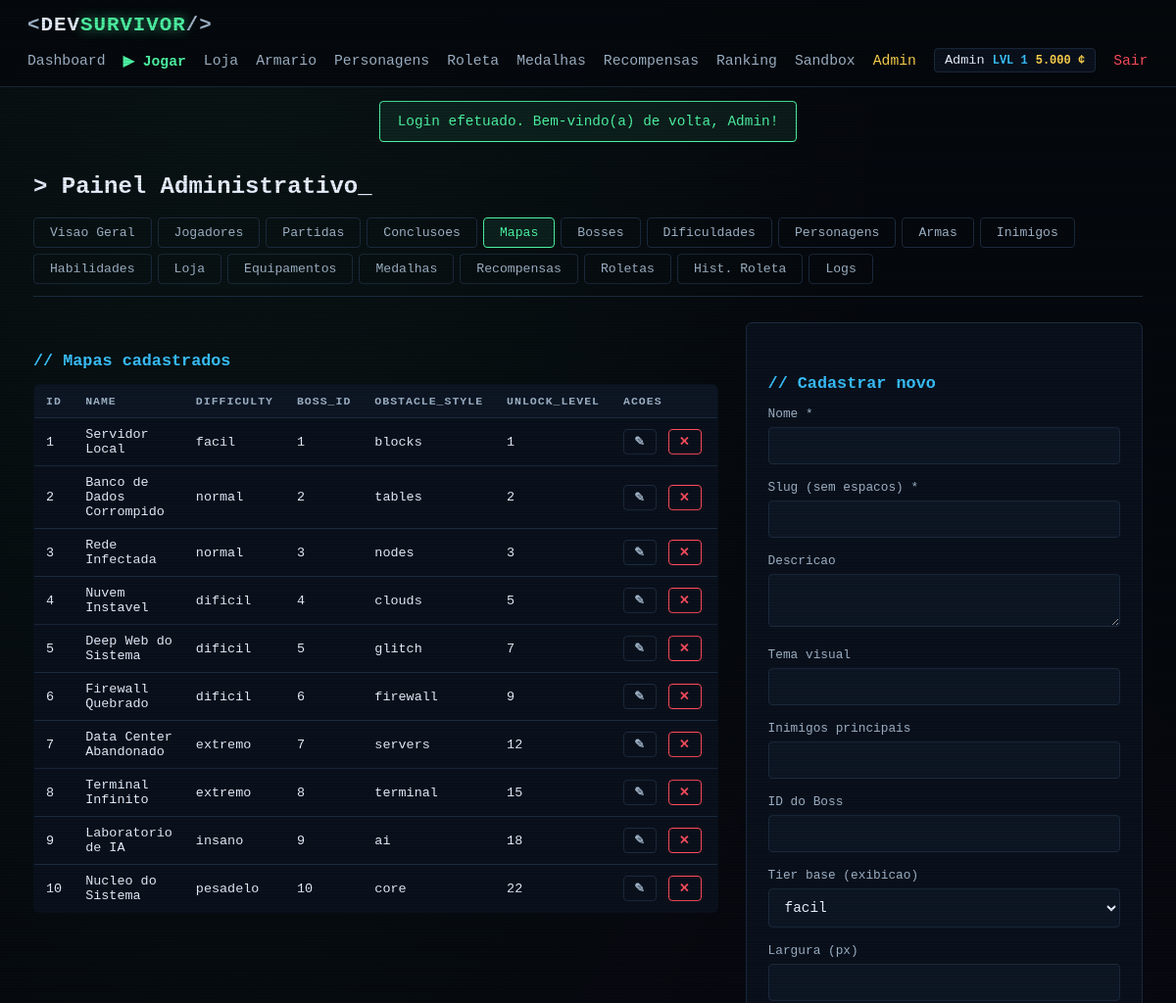
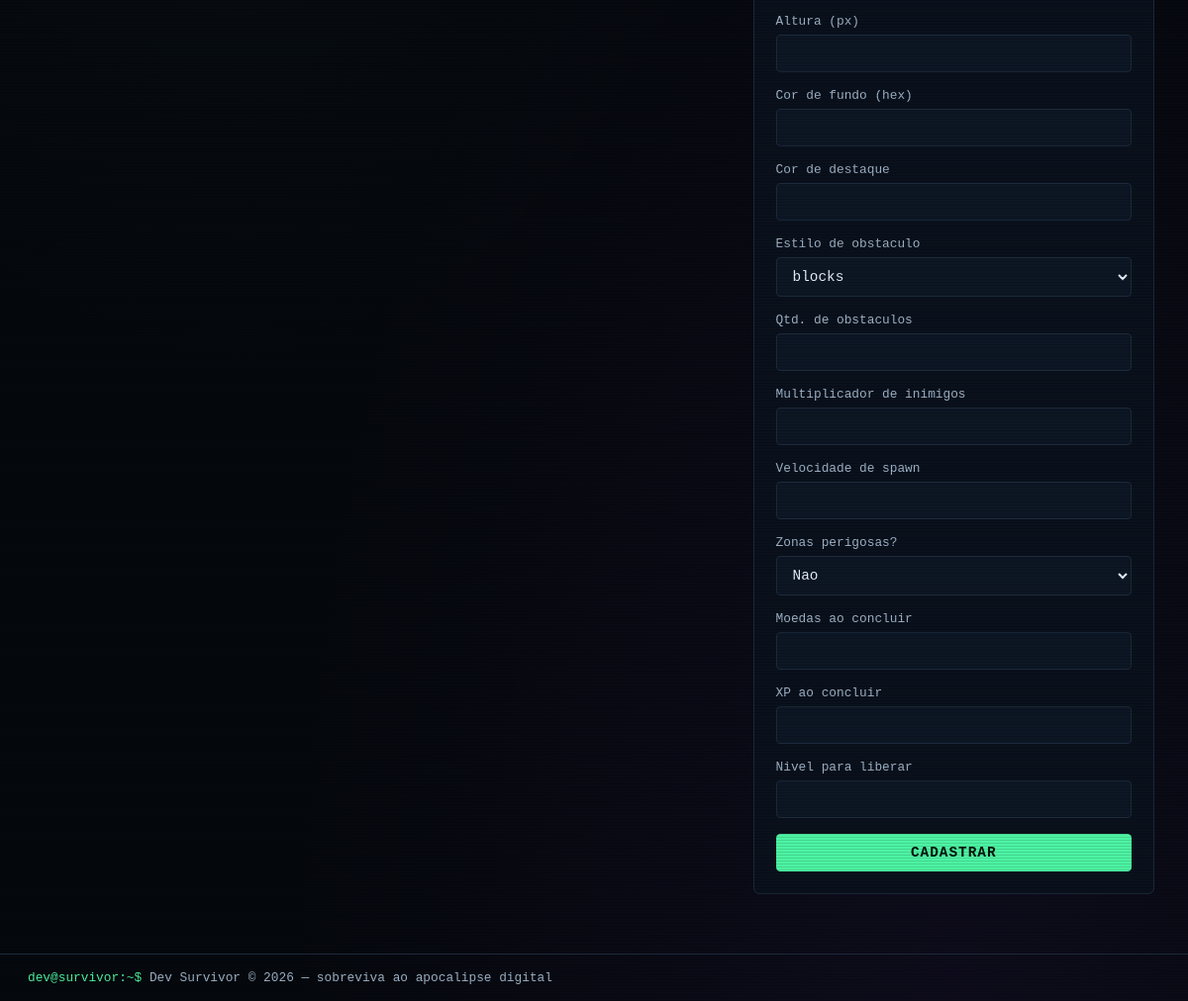
The page /pages/admin.php?section=maps (signed in) on the database its author committed (2 pictures, top to bottom).
### tables this page shows
CREATE TABLE players_stats (
  id                  INT UNSIGNED NOT NULL AUTO_INCREMENT,
  user_id             INT UNSIGNED NOT NULL,
  level               INT UNSIGNED NOT NULL DEFAULT 1,
  xp                  INT UNSIGNED NOT NULL DEFAULT 0,
  coins               INT UNSIGNED NOT NULL DEFAULT 0,
  total_score         BIGINT UNSIGNED NOT NULL DEFAULT 0,
  total_kills         INT UNSIGNED NOT NULL DEFAULT 0,
  total_matches       INT UNSIGNED NOT NULL DEFAULT 0,
  total_survival_time INT UNSIGNED NOT NULL DEFAULT 0,
  best_score          INT UNSIGNED NOT NULL DEFAULT 0,
  best_kills          INT UNSIGNED NOT NULL DEFAULT 0,
  best_survival_time  INT UNSIGNED NOT NULL DEFAULT 0,
  maps_completed      INT UNSIGNED NOT NULL DEFAULT 0,
  last_free_roulette  DATE NULL,
  created_at          TIMESTAMP NOT NULL DEFAULT CURRENT_TIMESTAMP,
  updated_at          TIMESTAMP NOT NULL DEFAULT CURRENT_TIMESTAMP ON UPDATE CURRENT_TIMESTAMP,
  PRIMARY KEY (id),
  UNIQUE KEY uq_stats_user (user_id),
  CONSTRAINT fk_stats_user FOREIGN KEY (user_id) REFERENCES users (id) ON DELETE CASCADE
);

CREATE TABLE users (
  id         INT UNSIGNED NOT NULL AUTO_INCREMENT,
  name       VARCHAR(60)  NOT NULL,
  email      VARCHAR(120) NOT NULL,
  password   VARCHAR(255) NOT NULL,
  is_admin   TINYINT(1)   NOT NULL DEFAULT 0,
  created_at TIMESTAMP    NOT NULL DEFAULT CURRENT_TIMESTAMP,
  updated_at TIMESTAMP    NOT NULL DEFAULT CURRENT_TIMESTAMP ON UPDATE CURRENT_TIMESTAMP,
  PRIMARY KEY (id),
  UNIQUE KEY uq_users_email (email)
);

CREATE TABLE maps (
  id               INT UNSIGNED NOT NULL AUTO_INCREMENT,
  name             VARCHAR(80)  NOT NULL,
  slug             VARCHAR(80)  NOT NULL,
  description      TEXT         NULL,
  theme            VARCHAR(120) NULL,
  difficulty       VARCHAR(20)  NOT NULL DEFAULT 'facil',  
  main_enemies     VARCHAR(160) NULL,
  boss_id          INT UNSIGNED NULL,
  width            INT UNSIGNED NOT NULL DEFAULT 2000,
  height           INT UNSIGNED NOT NULL DEFAULT 2000,
  bg_color         VARCHAR(20)  NOT NULL DEFAULT '#060a12',
  accent_color     VARCHAR(20)  NOT NULL DEFAULT '#1f6f4a',
  obstacle_style   VARCHAR(30)  NOT NULL DEFAULT 'blocks',
  obstacle_count   INT UNSIGNED NOT NULL DEFAULT 18,
  enemy_multiplier FLOAT        NOT NULL DEFAULT 1.0,
  spawn_rate       FLOAT        NOT NULL DEFAULT 1.0,
  has_hazards      TINYINT(1)   NOT NULL DEFAULT 0,
  reward_coins     INT UNSIGNED NOT NULL DEFAULT 100,  
  reward_xp        INT UNSIGNED NOT NULL DEFAULT 200,
  unlock_level     INT UNSIGNED NOT NULL DEFAULT 1,
  created_at       TIMESTAMP    NOT NULL DEFAULT CURRENT_TIMESTAMP,
  PRIMARY KEY (id),
  UNIQUE KEY uq_maps_slug (slug)
);

### includes/auth.php (called while the page is built, shortened)
<?php
require_once __DIR__ . '/../config/database.php';
function e($value): string
{
    return htmlspecialchars((string)$value, ENT_QUOTES, 'UTF-8');
}
function getFlashes(): array
{
    $flashes = $_SESSION['flash'] ?? [];
    return $flashes;
}
function isLoggedIn(): bool
{
    return isset($_SESSION['user_id']);
}
function isAdmin(): bool
{
    return isLoggedIn() && !empty($_SESSION['is_admin']);
}
function currentUser(): ?array
{
    static $user = null;
    static $loaded = false;
    if (!$loaded) {
        if (isLoggedIn()) {
            $stmt = db()->prepare(
                'SELECT u.id, u.name, u.email, u.is_admin, u.created_at,
                        s.level, s.xp, s.coins, s.total_score, s.total_kills,
                        s.total_matches, s.total_survival_time,
                        s.best_score, s.best_kills, s.best_survival_time
                 FROM users u
                 LEFT JOIN players_stats s ON s.user_id = u.id
                 WHERE u.id = ?'
            );
            $stmt->execute([$_SESSION['user_id']]);
            $user = $stmt->fetch() ?: null;
        }
    }
    return $user;
}

### config/database.php (called while the page is built, shortened)
<?php
function db(): PDO
{
    static $pdo = null;
    if ($pdo === null) {
        $dsn = 'mysql:host=' . DB_HOST . ';dbname=' . DB_NAME . ';charset=' . DB_CHARSET;
        try {
            $pdo = new PDO($dsn, DB_USER, DB_PASS, [
                PDO::ATTR_ERRMODE            => PDO::ERRMODE_EXCEPTION,
                PDO::ATTR_DEFAULT_FETCH_MODE => PDO::FETCH_ASSOC,
                PDO::ATTR_EMULATE_PREPARES   => false,
            ]);
        } catch (PDOException $e) {
            http_response_code(500);
            die(
                '<div style="font-family:monospace;background:#0a0f14;color:#ff4d5e;padding:40px;min-height:100vh">' .
                '<h1>[ERRO] Falha na conexao com o banco de dados</h1>' .
                '<p style="color:#9fb3c8">Verifique se o MySQL esta rodando no XAMPP e se o banco ' .
                '<strong style="color:#4df3a3">dev_survivor</strong> foi importado no phpMyAdmin (arquivo install.sql).</p>' .
                '<p style="color:#5c6b7a">Detalhe: ' . htmlspecialchars($e->getMessage(), ENT_QUOTES, 'UTF-8') . '</p>' .
                '</div>'
            );
        }
    }
    return $pdo;
}

### pages/admin.php (the view, shortened to what this page needs)
<?php
require_once __DIR__ . '/../includes/auth.php';
$section = $_GET['section'] ?? 'overview';
$pdo = db();
$editRow = null;
if ($section === 'overview') {
    $counts = $pdo->query(
        'SELECT
            (SELECT COUNT(*) FROM users)    AS users,
            (SELECT COUNT(*) FROM matches)  AS matches,
            (SELECT COUNT(*) FROM weapons)  AS weapons,
            (SELECT COUNT(*) FROM enemies)  AS enemies,
            (SELECT COUNT(*) FROM skills)   AS skills,
            (SELECT COUNT(*) FROM maps)     AS maps,
            (SELECT COALESCE(SUM(kills),0) FROM matches) AS total_kills'
    )->fetch();
} elseif (isset($entities[$section])) {
    $cfg  = $entities[$section];
    $rows = $pdo->query("SELECT * FROM {$cfg['table']} ORDER BY id")->fetchAll();
}
require_once __DIR__ . '/../includes/header.php';
?>
<h1 class="page-title">&gt; Painel Administrativo<span class="cursor">_</span></h1>
<nav class="admin-tabs">
    <?php
    $tabs = ['overview' => 'Visao Geral', 'players' => 'Jogadores', 'matches' => 'Partidas',
             'completions' => 'Conclusoes', 'maps' => 'Mapas', 'bosses' => 'Bosses',
             'difficulty_modes' => 'Dificuldades', 'characters' => 'Personagens',
             'weapons' => 'Armas', 'enemies' => 'Inimigos', 'skills' => 'Habilidades',
             'store_items' => 'Loja', 'equipment' => 'Equipamentos', 'medals' => 'Medalhas',
             'account_level_rewards' => 'Recompensas', 'roulette_rewards' => 'Roletas',
             'roul_history' => 'Hist. Roleta', 'logs' => 'Logs'];
    foreach ($tabs as $key => $label): ?>
        <a href="<?= e(BASE_URL) ?>/pages/admin.php?section=<?= e($key) ?>"
           class="<?= $section === $key ? 'active' : '' ?>"><?= e($label) ?></a>
    <?php endforeach; ?>
</nav>
<?php if ($section === 'overview'): ?>
    <section class="stats-grid">
        <div class="stat-card"><span class="stat-label">Jogadores</span><span class="stat-value tx-green"><?= e($counts['users']) ?></span></div>
        <div class="stat-card"><span class="stat-label">Partidas</span><span class="stat-value tx-blue"><?= e($counts['matches']) ?></span></div>
        <div class="stat-card"><span class="stat-label">Kills globais</span><span class="stat-value tx-red"><?= e(number_format((int)$counts['total_kills'], 0, ',', '.')) ?></span></div>
        <div class="stat-card"><span class="stat-label">Armas</span><span class="stat-value tx-yellow"><?= e($counts['weapons']) ?></span></div>
        <div class="stat-card"><span class="stat-label">Inimigos</span><span class="stat-value tx-orange"><?= e($counts['enemies']) ?></span></div>
        <div class="stat-card"><span class="stat-label">Habilidades</span><span class="stat-value tx-purple"><?= e($counts['skills']) ?></span></div>
        <div class="stat-card"><span class="stat-label">Mapas</span><span class="stat-value tx-blue"><?= e($counts['maps']) ?></span></div>
    </section>
    <p class="page-sub">// use as abas acima para gerenciar o conteudo do jogo</p>
<?php elseif (isset($entities[$section])):
    $cfg = $entities[$section]; ?>
    <div class="admin-crud">
        <section class="admin-list">
            <h2 class="section-title">// <?= e($cfg['title']) ?> cadastrados</h2>
            <table class="table">
                <thead>
                    <tr>
                        <?php foreach ($cfg['listCols'] as $col): ?><th><?= e($col) ?></th><?php endforeach; ?>
                        <th>Acoes</th>
                    </tr>
                </thead>
                <tbody>
                <?php foreach ($rows as $row): ?>
                    <tr>
                        <?php foreach ($cfg['listCols'] as $col): ?>
                            <td><?= e($row[$col] ?? '—') ?></td>
                        <?php endforeach; ?>
                        <td class="actions-cell">
                            <a class="btn btn-sm btn-ghost"
                               href="<?= e(BASE_URL) ?>/pages/admin.php?section=<?= e($section) ?>&edit=<?= e($row['id']) ?>">&#9998;</a>
                            <form method="post" action="<?= e(BASE_URL) ?>/pages/admin.php?section=<?= e($section) ?>" class="inline-form">
                                <button name="action" value="delete" class="btn btn-sm btn-danger"
                                        onclick="return confirm('Excluir este registro?')">&#10005;</button>
                            </form>
                        </td>
                    </tr>
                <?php endforeach; ?>
                </tbody>
            </table>
        </section>
        <section class="admin-form">
            <h2 class="section-title">
                // <?= $editRow ? 'Editar registro #' . e($editRow['id']) : 'Cadastrar novo' ?>
            </h2>
            <form method="post" action="<?= e(BASE_URL) ?>/pages/admin.php?section=<?= e($section) ?>">
                <?php foreach ($cfg['fields'] as $column => $field):
                    $value = $editRow[$column] ?? ''; ?>
                    <label class="field">
                        <span class="field-label"><?= e($field['label']) ?><?= !empty($field['required']) ? ' *' : '' ?></span>
                        <?php if ($field['type'] === 'textarea'): ?>
                            <textarea name="<?= e($column) ?>" rows="2"><?= e($value) ?></textarea>
                        <?php elseif ($field['type'] === 'select'): ?>
                            <select name="<?= e($column) ?>">
                                <?php foreach ($field['options'] as $opt): ?>
                                    <option value="<?= e($opt) ?>" <?= (string)$value === $opt ? 'selected' : '' ?>>
                                        <?= $opt === '' ? '(nenhum)' : e($opt) ?>
                                    </option>
                                <?php endforeach; ?>
                            </select>
                        <?php elseif ($field['type'] === 'bool'): ?>
                            <select name="<?= e($column) ?>">
                                <option value="0" <?= !(int)$value ? 'selected' : '' ?>>Nao</option>
                            </select>
                        <?php else: ?>
                            <input type="text" name="<?= e($column) ?>" value="<?= e($value) ?>"
                                   <?= !empty($field['required']) ? 'required' : '' ?>>
                        <?php endif; ?>
                    </label>
                <?php endforeach; ?>
                <button type="submit" class="btn btn-primary btn-block">
                    <?= $editRow ? 'SALVAR ALTERACOES' : 'CADASTRAR' ?>
                </button>
            </form>
        </section>
    </div>
<?php endif; ?>
<?php require_once __DIR__ . '/../includes/footer.php'; ?>

### includes/header.php (shortened to what this page needs)
<?php
require_once __DIR__ . '/auth.php';
$user = currentUser();
?>
<!DOCTYPE html>
<html lang="pt-BR">
<head>
    <link rel="stylesheet" href="<?= e(BASE_URL) ?>/assets/css/style.css">
</head>
<body>
<div class="scanlines"></div>
<header class="topbar">
    <a class="logo" href="<?= e(BASE_URL) ?>/index.php">
        <span class="logo-bracket">&lt;</span>DEV<span class="logo-accent">SURVIVOR</span><span class="logo-bracket">/&gt;</span>
    </a>
    <nav class="nav">
        <?php if (isLoggedIn()): ?>
            <a href="<?= e(BASE_URL) ?>/pages/dashboard.php">Dashboard</a>
            <a href="<?= e(BASE_URL) ?>/pages/maps.php" class="nav-play">&#9654; Jogar</a>
            <a href="<?= e(BASE_URL) ?>/pages/store.php">Loja</a>
            <a href="<?= e(BASE_URL) ?>/pages/locker.php">Armario</a>
            <a href="<?= e(BASE_URL) ?>/pages/characters.php">Personagens</a>
            <a href="<?= e(BASE_URL) ?>/pages/roulette.php">Roleta</a>
            <a href="<?= e(BASE_URL) ?>/pages/medals.php">Medalhas</a>
            <a href="<?= e(BASE_URL) ?>/pages/rewards.php">Recompensas</a>
            <a href="<?= e(BASE_URL) ?>/pages/ranking.php">Ranking</a>
            <a href="<?= e(BASE_URL) ?>/pages/sandbox.php">Sandbox</a>
            <?php if (isAdmin()): ?>
                <a href="<?= e(BASE_URL) ?>/pages/admin.php" class="nav-admin">Admin</a>
            <?php endif; ?>
            <span class="nav-user">
                <span class="nav-user-name"><?= e($user['name'] ?? '') ?></span>
                <span class="nav-user-level">LVL <?= e($user['level'] ?? 1) ?></span>
                <span class="nav-user-coins"><?= e(number_format((int)($user['coins'] ?? 0), 0, ',', '.')) ?> &cent;</span>
            </span>
            <a href="<?= e(BASE_URL) ?>/logout.php" class="nav-logout">Sair</a>
        <?php else: ?>
            <a href="<?= e(BASE_URL) ?>/pages/ranking.php">Ranking</a>
            <a href="<?= e(BASE_URL) ?>/pages/login.php">Login</a>
            <a href="<?= e(BASE_URL) ?>/pages/register.php" class="nav-play">Criar Conta</a>
        <?php endif; ?>
    </nav>
</header>
<?php foreach (getFlashes() as $f): ?>
    <div class="flash flash-<?= e($f['type']) ?>"><?= e($f['message']) ?></div>
<?php endforeach; ?>
<main class="container">

### rows shown on the page
players_stats: user.name "Admin", level "1", coins "5.000"
maps: id "1", name "Servidor Local", difficulty "facil", boss "1", obstacle_style "blocks", unlock_level "1"
maps: id "2", name "Banco de Dados Corrompido", difficulty "normal", boss "2", obstacle_style "tables", unlock_level "2"
maps: id "3", name "Rede Infectada", difficulty "normal", boss "3", obstacle_style "nodes", unlock_level "3"
maps: id "4", name "Nuvem Instavel", difficulty "dificil", boss "4", obstacle_style "clouds", unlock_level "5"
maps: id "5", name "Deep Web do Sistema", difficulty "dificil", boss "5", obstacle_style "glitch", unlock_level "7"
maps: id "6", name "Firewall Quebrado", difficulty "dificil", boss "6", obstacle_style "firewall", unlock_level "9"
maps: id "7", name "Data Center Abandonado", difficulty "extremo", boss "7", obstacle_style "servers", unlock_level "12"
maps: id "8", name "Terminal Infinito", difficulty "extremo", boss "8", obstacle_style "terminal", unlock_level "15"
maps: id "9", name "Laboratorio de IA", difficulty "insano", boss "9", obstacle_style "ai", unlock_level "18"
maps: id "10", name "Nucleo do Sistema", difficulty "pesadelo", boss "10", obstacle_style "core", unlock_level "22"

### other values the page prints
$f['message'] "Login efetuado. Bem-vindo(a) de volta, Admin!"
$label "Visao Geral"
$label "Jogadores"
$label "Partidas"
$label "Conclusoes"
$label "Mapas"
$label "Bosses"
$label "Dificuldades"
$label "Personagens"
$label "Armas"
$label "Inimigos"
$label "Habilidades"
$label "Loja"
$label "Equipamentos"
$label "Medalhas"
